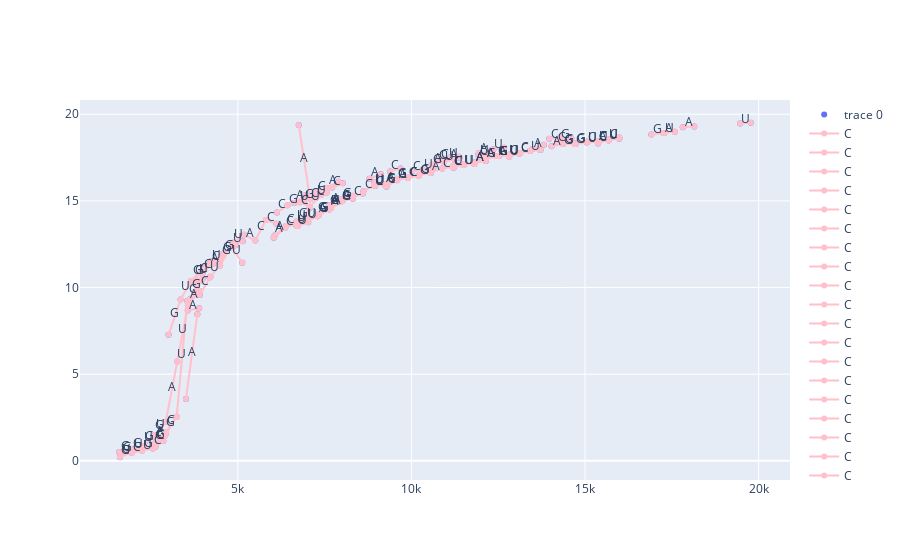

The code cell stored with this chart in its notebook:
### Code cell
bcr = base_calling_random(dfm_l, base_only=True)
plotly_basecalling(*bcr)
